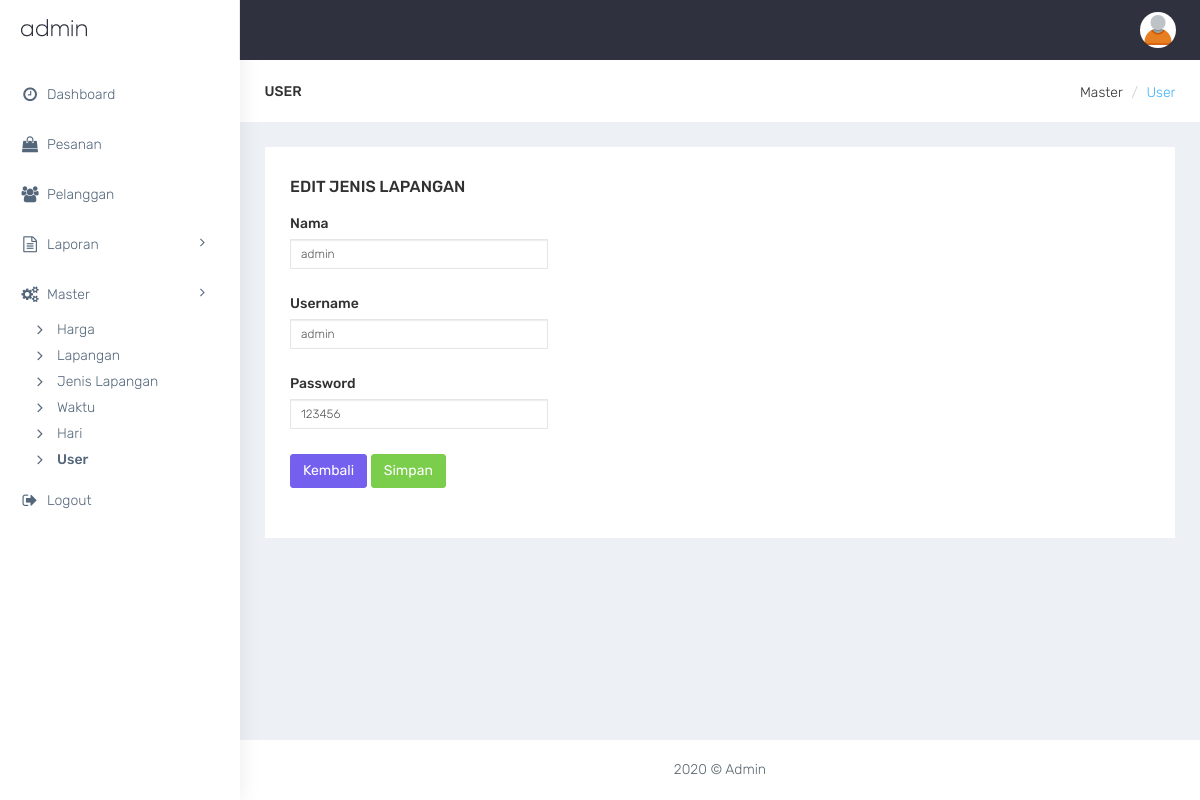
Screenshot of /admin/index.php?p=user&hl=edit&id=1 (signed in) with the database file from the repository.
### tables this page shows
CREATE TABLE `user` (
  `id_user` int(11) NOT NULL AUTO_INCREMENT,
  `nama` varchar(30) DEFAULT NULL,
  `username` varchar(20) DEFAULT NULL,
  `password` varchar(20) DEFAULT NULL,
  PRIMARY KEY (`id_user`)
);

### admin/user.php (the view, shortened to what this page needs)
<div class="row bg-title">
    <div class="col-lg-3 col-md-4 col-sm-4 col-xs-12">
        <h4 class="page-title">User</h4>
    </div>
    <div class="col-lg-9 col-sm-8 col-md-8 col-xs-12">
        <ol class="breadcrumb">
            <li>Master</li>
            <li class="active">User</li>
        </ol>
    </div>
</div>
<div class="row">
    <div class="col-md-12">
        <div class="white-box">
            <?php if(isset($_GET['hl']) && $_GET['hl'] == 'add'){ ?>
                <h3 class="box-title">Add User</h3>
                <form id="myform">
                    <div class="form-group ">
                        <label>Nama</label>
                        <input type="text" class="form-control input-sm " name="nama" style="width: 30%;" required="">
                    </div>
                    <div class="form-group ">
                        <label>Username</label>
                        <input type="text" class="form-control input-sm " name="username" style="width: 30%;" required="">
                    </div>
                    <div class="form-group ">
                        <label>Password</label>
                        <input type="text" class="form-control input-sm " name="password" style="width: 30%;" required="">
                    </div>
                    <div class="form-group">
                        <a href="?p=user" class="btn btn-primary">Kembali</a>
                        <button type="submit" class="btn btn-success" id="btn-simpan">Simpan</button>
                </form>
                <script type="text/javascript">
                    $(document).ready(function(){
                        $("#myform").submit(function(e){
                            e.preventDefault();
                            $.ajax({
                                url : "proses.php?action=simpan-user",
                                type : "POST",
                                data : new FormData(this),
                                processData : false,
                                contentType : false,
                                beforeSend : function(){
                                    $("#btn-simpan").html("Proses ...");
                                },
                                success : function(response){
                                    res = JSON.parse(response);
                                    if(res.message == 'success'){
                                        $.confirm({
                                            title: 'Sukses!',
                                            icon: 'fa fa-check',
                                            content: 'Tersimpan. ',
                                            buttons: {
                                                OK: function(){
                                                    window.location = "?p=user";
                                                }
                                            }
                                        });
                                    }
                                    $("#btn-simpan").html("Simpan");
                                },
                                error : function(e){
                                    $("#btn-simpan").html("Simpan");
                                    $.alert('Error! '+e);
                                }
                            });
                        });
                    });
                </script>
            <?php }else if(isset($_GET['hl']) && $_GET['hl'] == 'edit'){ ?>
                <?php
                    $query2 = "SELECT * FROM user WHERE id_user = '$_GET[id]' ";
                    $exc_query2 = mysqli_query($con,$query2);
                    $value2 = mysqli_fetch_array($exc_query2);
                ?>
                <h3 class="box-title">Edit Jenis Lapangan</h3>
                <form id="myform">
                    <div class="form-group ">
                        <label>Nama</label>
                        <input type="text" class="form-control input-sm " name="nama" value="<?php echo $value2['nama']; ?>" style="width: 30%;" required="">
                    </div>
                    <div class="form-group ">
                        <label>Username</label>
                        <input type="text" class="form-control input-sm " name="username" value="<?php echo $value2['username']; ?>" style="width: 30%;" required="">
                    </div>
                    <div class="form-group ">
                        <label>Password</label>
                        <input type="text" class="form-control input-sm " name="password" value="<?php echo $value2['password']; ?>" style="width: 30%;" required="">
                    </div>
                    <div class="form-group">
                        <a href="?p=user" class="btn btn-primary">Kembali</a>
                        <button type="submit" class="btn btn-success" id="btn-simpan">Simpan</button>
                </form>
            <?php } ?>
        </div>
    </div>
</div>

### admin/css/colors/default.css (style rules this page uses)
body { background: #fff; }
.bg-title .breadcrumb .active { color: #41b3f9; }

### rows the page displays
user: nama "admin", username "admin", password "123456"
